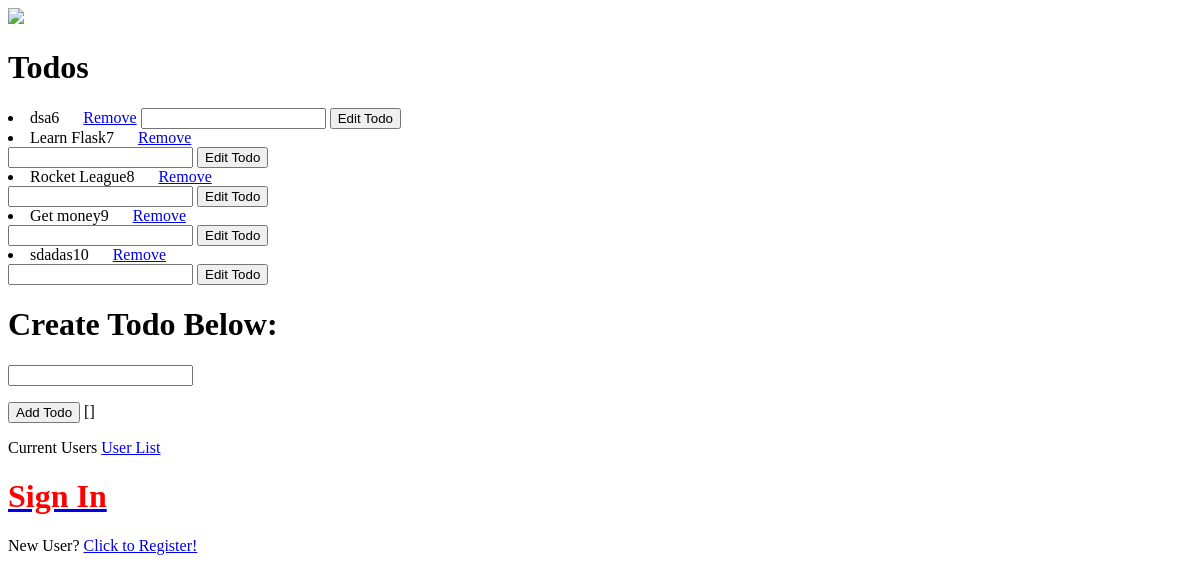
Before: / with the older database file.
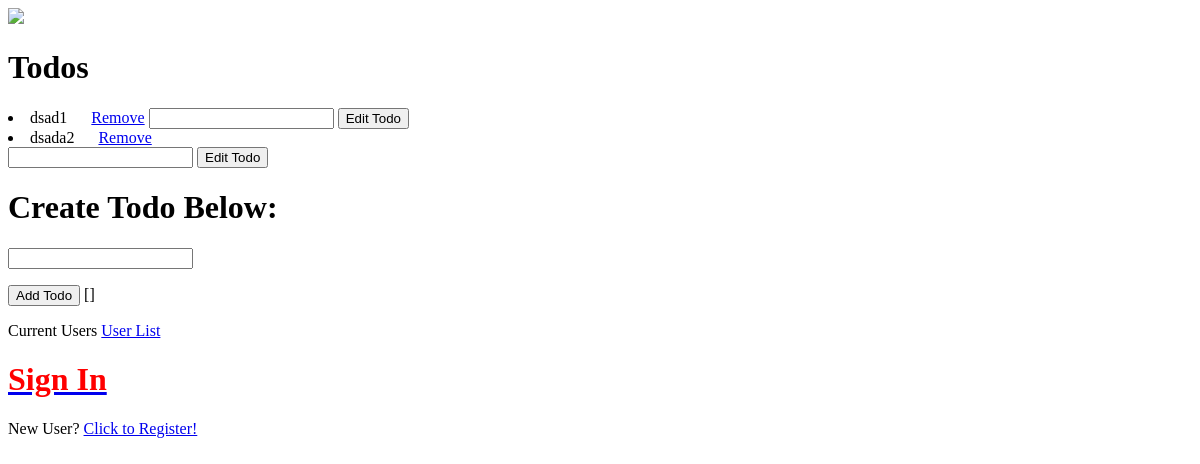
After: the same page with the newer database file.
### app.py (models this page shows)
class Todo(db.Model):
    id = db.Column(db.Integer, primary_key = True)
    todo_text = db.Column(db.String(100), index = True)

### app.py (the view, shortened to what this page needs)
@FLASK_APP.route('/', methods= ['GET','POST'])
def index():
  template_form = TodoForm()
  form=LoginForm()
  edit_form = EditForm()
  return render_template('index.html', todos=Todo.query.all(), template_form = template_form, form=form, edit_form = edit_form)

### app.py
class TodoForm(FlaskForm):
    todo= StringField('Todo', validators=[DataRequired()])
    submit = SubmitField('Add Todo')

class LoginForm(FlaskForm):
  email = StringField('Email', validators=[DataRequired()])
  password = PasswordField('Password', validators=[DataRequired()])
  remember = BooleanField('Remember Me')
  submit = SubmitField('Login')

### templates/index.html (shortened to what this page needs)
<!DOCTYPE html>
<html lang='eng'>
    <head>
    </head>
    <body>
        <img src = 'https://pbs.twimg.com/profile_images/1243806677608083456/dgTUsgBf.jpg'>
        <h1>Todos</h1>
        <form method= ['POST', 'GET']>
        {% for todo in todos %}
            <li>{{ todo.todo_text }}{{todo.id}} &emsp; <a href = "{{url_for('remove_item', id = todo.id)}}">Remove</a> <form action="{{ url_for('edit_item', id = todo.id) }}" method="post"> {{ edit_form.edited_todo() }} {{ edit_form.submit_edit() }}</form></li>
        {% endfor %}
        </form>
        <form method='POST'>
            <P>
                <h1>Create Todo Below:</h1>
                {{ template_form.todo() }}
            </P>
            <p>
                {{ template_form.submit() }}
                {{get_flashed_messages()}}
            </p>
        </form>
        <p>Current Users <a href="{{ url_for('UserList') }}">User List</a></p>
    {% if not current_user.is_authenticated %}
    <form method="POST" name="login">
        <a href="{{ url_for('login') }}"><h1 style="color:red">Sign In</h1></a>
        <p>New User? <a href="{{ url_for('register') }}">Click to Register!</a></p>
    {% endif %}
    </form>
    </body>
</html>

Changed rows visible on the page:
removed Todo: todo_text "dsa", id "6"
removed Todo: todo_text "Learn Flask", id "7"
removed Todo: todo_text "Rocket League", id "8"
removed Todo: todo_text "Get money", id "9"
removed Todo: todo_text "sdadas", id "10"
added Todo: todo_text "dsad", id "1"
added Todo: todo_text "dsada", id "2"
